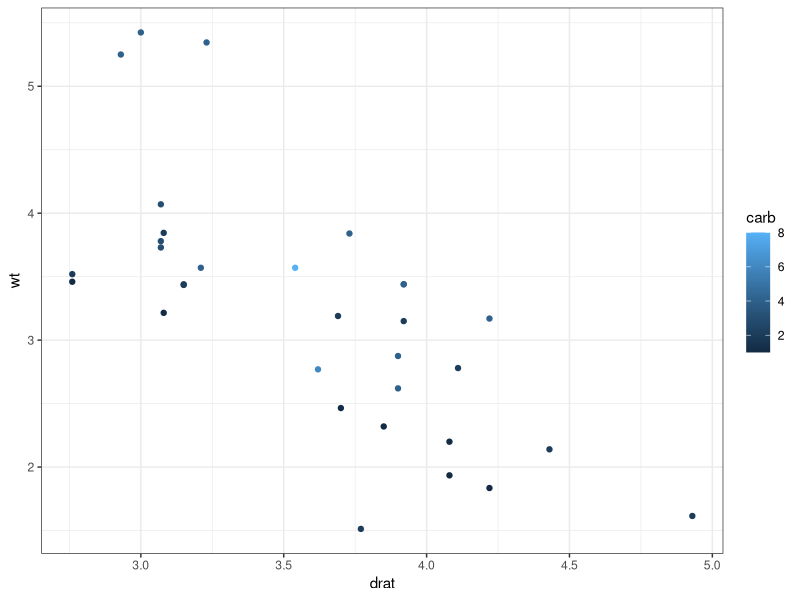
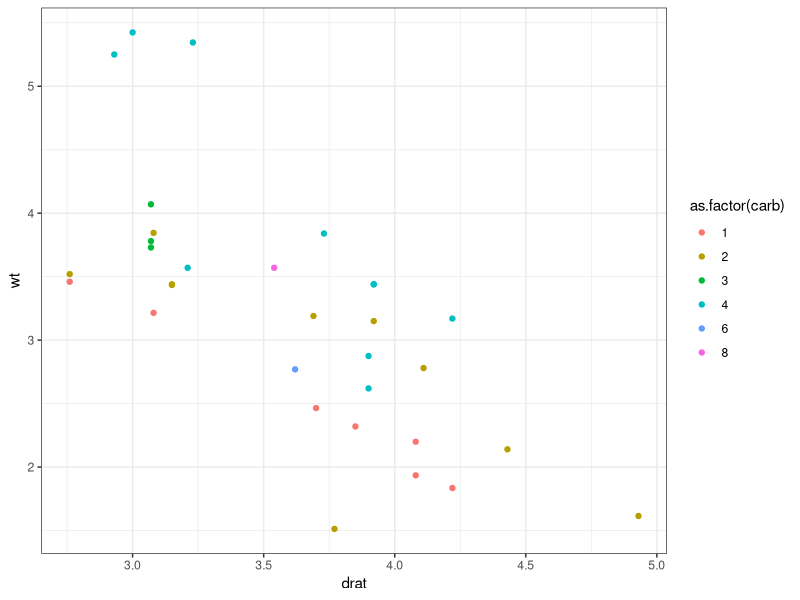

The R script that drew these images, in order: (Note: this script raises an error after producing the figures.)
## ---- chunk 1
data(mtcars)
mtToTib <- tibble::tibble(mtcars)
summary(mtToTib)
## ---- chunk 2
selectedData <- dplyr::select(mtToTib, -c("qsec", "vs"))
selectedData
## ---- chunk 3
filteredData <- dplyr::filter(mtToTib, cyl != 8)
filteredData
## ---- chunk 4
library(ggplot2)
ggplot(mtToTib, aes(x = drat, y = wt, colour = carb)) +
  geom_point() +
  theme_bw()
## ---- chunk 5
library(ggplot2)
ggplot(mtToTib, aes(x = drat, y = wt, colour = as.factor(carb))) +
  geom_point() +
  theme_bw()
## ---- chunk 6
knitr::include_graphics("IMG_0890.jpg")
